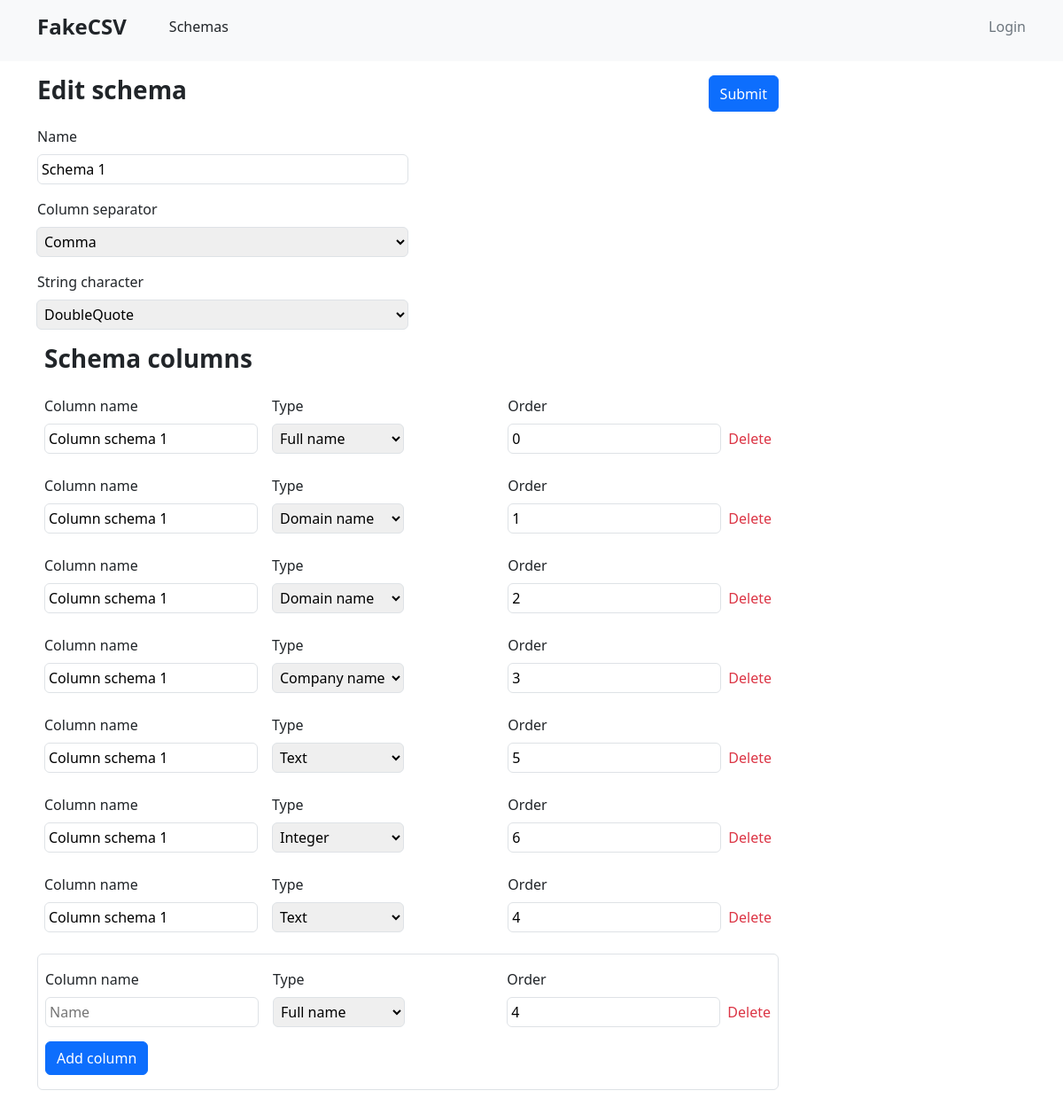
The app's page /data_schemas/edit_schema/147 with its own data.
### data_schemas/models.py (models this page shows, shortened)
class Schema(models.Model):
    owner = models.ForeignKey(User, on_delete=models.CASCADE)
    title = models.CharField(max_length=250)
    column_separator = models.CharField(max_length=50)
    string_character = models.CharField(max_length=50)
    created_at = models.DateField(auto_now_add=datetime.datetime.now())
    updated_at = models.DateField(auto_now_add=datetime.datetime.now())

class SchemaColumn(models.Model):
    column_name = models.CharField(max_length=250)
    order = models.IntegerField()
    data_type = models.ForeignKey(DataType, on_delete=models.CASCADE)
    schema = models.ForeignKey(Schema, on_delete=models.CASCADE)
    created_at = models.DateField(auto_now_add=datetime.datetime.now())
    updated_at = models.DateField(auto_now_add=datetime.datetime.now())

class DataType(models.Model):
    column_type = models.CharField(max_length=50)
    def __str__(self):
        return self.column_type

### data_schemas/views.py (the view, shortened to what this page needs)
# urls.py: path('edit_schema/<int:pk>', edit_schema, name='edit_schema')
def edit_schema(request: HttpRequest, pk: int) -> HttpResponse:
    schema = Schema.objects.filter(id=pk).first()
    schema_columns = SchemaColumn.objects.filter(schema=schema).all()
    data_types = DataType.objects.filter().all()
    return render(request, "data_schemas/edit_schema.html", {'schema': schema,
                                                             'schema_columns': schema_columns,
                                                             'data_types': data_types})

### data_schemas/templates/data_schemas/edit_schema.html (shortened to what this page needs)
{% extends "base.html" %}
{% block content %}
    <div class="py-3 w-75">
        <form method="post">
            <div class="d-flex justify-content-between">
                <p class="h3 fw-semibold">Edit schema</p>
                <button type="submit" class="btn btn-primary">Submit</button>
            </div>
            <div class="d-flex flex-column mt-3">
                <div class="d-flex flex-column w-50">
                    <label>Name</label>
                    <input value="{{ schema.title }}" type="text" name="schema_title" id="schema_title" class="border border-muted rounded mt-2 p-1" required/>
                </div>
                <div class="mt-3">
                    <div class="input-group mb-3 d-flex flex-column w-50">
                      <label class="pb-2">Column separator</label>
                      <select type="text" name="schema_column_separator" id="schema_column_separator" class="custom-select p-1 border border-muted rounded" required>
                          <option value="{{ schema.column_separator }}" selected>{{ schema.column_separator }}</option>
                      </select>
                    </div>
                </div>
                <div class="">
                    <div class="input-group d-flex flex-column w-50">
                      <label class="pb-2">String character</label>
                      <select type="text" name="schema_string_character" id="schema_string_character" class="custom-select p-1 border border-muted rounded" required>
                          <option value="{{ schema.string_character }}" selected>{{ schema.string_character }}</option>
                      </select>
                    </div>
                </div>
            </div>
            <div class="mt-3 px-2" id="columns">
                <p class="h3 text-dark fw-semibold">Schema columns</p>
                {% for column in schema_columns %}
                    <div class="d-flex justify-content-between mt-4" id="column-{{ forloop.counter }}">
                    <div class="d-flex flex-row">
                        <div class="d-flex flex-column">
                            <label class="mb-2">Column name</label>
                            <input value="{{ column.column_name }}" type="text"  name="column_name" id="column_name" class="border border-muted rounded p-1 me-3" placeholder="Name"/>
                        </div>
                        <div class="d-flex flex-column">
                            <label class="mb-2">Type</label>
                            <select type="text"  name="column_type" id="column_type" class="custom-select p-1 border border-muted rounded mw-100">
                                <option value="{{ column.data_type }}" selected>{{ column.data_type }}</option>
                              </select>
                        </div>
                    </div>
                    <div class="d-flex flex-row align-items-center">
                        <div class="d-flex flex-column">
                            <label class="mb-2">Order</label>
                            <div class="d-flex flex-row align-items-center">
                                <input value="{{ column.order }}" type="number" name="column_order" id="column_order" class="border border-muted rounded p-1 me-2" value="0"/>
                                <a href="" onclick="deleteColumn(event, 'column-{{ forloop.counter }}')" class="text-decoration-none text-danger">Delete</a>
                            </div>
                        </div>
                    </div>
                </div>
                {% endfor %}
            </div>
        </form>
        <div class="border border-muted rounded px-2 mt-4 pb-3 mb-5">
                <div class="d-flex justify-content-between mt-3" id="new_column">
                     <div class="d-flex flex-row">
                        <div class="d-flex flex-column">
                            <label class="mb-2">Column name</label>
                            <input type="text" name="column_name" id="column_name" class="border border-muted rounded p-1 me-3" placeholder="Name"/>
                        </div>
                        <div class="d-flex flex-column">
                            <label class="mb-2">Type</label>
                            <select type="text" name="column_type" id="column_type" class="custom-select p-1 border border-muted rounded mw-100" id="inputGroupSelect05">
                                {% for type in data_types %}
                                        {% if forloop.counter == 1 %}
                                            <option selected>{{ type.column_type }}</option>
                                        {% else %}
                                            <option value="{{ type.column_type }}">{{ type.column_type }}</option>
                                        {% endif %}
                                {% endfor %}
                              </select>
                        </div>
                    </div>
                        <div class="d-flex flex-row align-items-center">
                        <div class="d-flex flex-column">
                            <label class="mb-2">Order</label>
                            <div class="d-flex flex-row align-items-center">
                                <input type="number" name="column_order" id="column_order" class="border border-muted rounded p-1 me-2" value="4" />
                                <a href="javascript:void(0)" id="delete_a" class="text-decoration-none text-danger">Delete</a>
                            </div>
                        </div>
                     </div>
                </div>
                <button class="btn btn-primary mt-3" onclick="addColumn(event)">Add column</button>
            </div>
    </div>
{% endblock %}

### records on screen
Schema: schema_title "Schema 1", schema_column_separator "Comma", schema_string_character "DoubleQuote"
SchemaColumn: column_name "Column schema 1", column_type "Full name", column_order "0"
SchemaColumn: column_name "Column schema 1", column_type "Domain name", column_order "1"
SchemaColumn: column_name "Column schema 1", column_type "Domain name", column_order "2"
SchemaColumn: column_name "Column schema 1", column_type "Company name", column_order "3"
SchemaColumn: column_name "Column schema 1", column_type "Text", column_order "5"
SchemaColumn: column_name "Column schema 1", column_type "Integer", column_order "6"
SchemaColumn: column_name "Column schema 1", column_type "Text", column_order "4"

### other values on screen
form field column_type "Full name"
